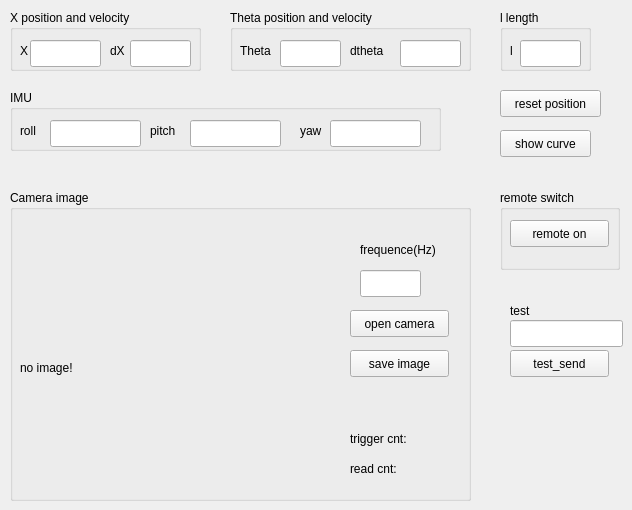
    <widget class="QWidget" name="tab_2">
     <attribute name="title">
      <string>Sensor Data</string>
     </attribute>
     <widget class="QGroupBox" name="groupBox">
      <property name="geometry">
       <rect>
        <x>10</x>
        <y>10</y>
        <width>191</width>
        <height>61</height>
       </rect>
      </property>
      <property name="title">
       <string>X position and velocity</string>
      </property>
      <widget class="QLabel" name="label">
       <property name="geometry">
        <rect>
         <x>10</x>
         <y>30</y>
         <width>21</width>
         <height>21</height>
        </rect>
       </property>
       <property name="text">
        <string>X</string>
       </property>
      </widget>
      <widget class="QLineEdit" name="lineEdit_X">
       <property name="geometry">
        <rect>
         <x>20</x>
         <y>30</y>
         <width>71</width>
         <height>27</height>
        </rect>
       </property>
      </widget>
      <widget class="QLineEdit" name="lineEdit_dX">
       <property name="geometry">
        <rect>
         <x>120</x>
         <y>30</y>
         <width>61</width>
         <height>27</height>
        </rect>
       </property>
      </widget>
      <widget class="QLabel" name="label_2">
       <property name="geometry">
        <rect>
         <x>100</x>
         <y>30</y>
         <width>21</width>
         <height>21</height>
        </rect>
       </property>
       <property name="text">
        <string>dX</string>
       </property>
      </widget>
     </widget>
     <widget class="QGroupBox" name="groupBox_2">
      <property name="geometry">
       <rect>
        <x>230</x>
        <y>10</y>
        <width>241</width>
        <height>61</height>
       </rect>
      </property>
      <property name="title">
       <string>Theta position and velocity</string>
      </property>
      <widget class="QLabel" name="label_3">
       <property name="geometry">
        <rect>
         <x>10</x>
         <y>30</y>
         <width>51</width>
         <height>21</height>
        </rect>
       </property>
       <property name="text">
        <string>Theta</string>
       </property>
      </widget>
      <widget class="QLineEdit" name="lineEdit_theta">
       <property name="geometry">
        <rect>
         <x>50</x>
         <y>30</y>
         <width>61</width>
         <height>27</height>
        </rect>
       </property>
      </widget>
      <widget class="QLineEdit" name="lineEdit_dtheta">
       <property name="geometry">
        <rect>
         <x>170</x>
         <y>30</y>
         <width>61</width>
         <height>27</height>
        </rect>
       </property>
      </widget>
      <widget class="QLabel" name="label_4">
       <property name="geometry">
        <rect>
         <x>120</x>
         <y>30</y>
         <width>51</width>
         <height>21</height>
        </rect>
       </property>
       <property name="text">
        <string>dtheta</string>
       </property>
      </widget>
     </widget>
     <widget class="QPushButton" name="show_data_analysis_pushButton">
      <property name="geometry">
       <rect>
        <x>500</x>
        <y>130</y>
        <width>91</width>
        <height>27</height>
       </rect>
      </property>
      <property name="text">
       <string>show curve</string>
      </property>
     </widget>
     <widget class="QLineEdit" name="lineEdit_test">
      <property name="geometry">
       <rect>
        <x>510</x>
        <y>320</y>
        <width>113</width>
        <height>27</height>
       </rect>
      </property>
     </widget>
     <widget class="QLabel" name="label_9">
      <property name="geometry">
       <rect>
        <x>510</x>
        <y>300</y>
        <width>31</width>
        <height>21</height>
       </rect>
      </property>
      <property name="text">
       <string>test</string>
      </property>
     </widget>
     <widget class="QPushButton" name="test_pushButton">
      <property name="geometry">
       <rect>
        <x>510</x>
        <y>350</y>
        <width>99</width>
        <height>27</height>
       </rect>
      </property>
      <property name="text">
       <string>test_send</string>
      </property>
     </widget>
     <widget class="QGroupBox" name="groupBox_3">
      <property name="geometry">
       <rect>
        <x>10</x>
        <y>190</y>
        <width>461</width>
        <height>311</height>
       </rect>
      </property>
      <property name="title">
       <string>Camera image</string>
      </property>
      <widget class="QLabel" name="camer_label">
       <property name="geometry">
        <rect>
         <x>10</x>
         <y>50</y>
         <width>306</width>
         <height>256</height>
        </rect>
       </property>
       <property name="text">
        <string>no image!</string>
       </property>
      </widget>
      <widget class="QPushButton" name="camera_pushButton">
       <property name="geometry">
        <rect>
         <x>340</x>
         <y>120</y>
         <width>99</width>
         <height>27</height>
        </rect>
       </property>
       <property name="text">
        <string>open camera</string>
       </property>
      </widget>
      <widget class="QPushButton" name="save_image_pushButton">
       <property name="geometry">
        <rect>
         <x>340</x>
         <y>160</y>
         <width>99</width>
         <height>27</height>
        </rect>
       </property>
       <property name="text">
        <string>save image</string>
       </property>
      </widget>
      <widget class="QLabel" name="camera_trigger_cnt_label">
       <property name="geometry">
        <rect>
         <x>340</x>
         <y>240</y>
         <width>131</width>
         <height>17</height>
        </rect>
       </property>
       <property name="text">
        <string>trigger cnt:</string>
       </property>
      </widget>
      <widget class="QLabel" name="camera_read_cnt_label">
       <property name="geometry">
        <rect>
         <x>340</x>
         <y>270</y>
         <width>131</width>
         <height>17</height>
        </rect>
       </property>
       <property name="text">
        <string>read cnt:</string>
       </property>
      </widget>
      <widget class="QLineEdit" name="sample_frequence_lineEdit">
       <property name="geometry">
        <rect>
         <x>350</x>
         <y>80</y>
         <width>61</width>
         <height>27</height>
        </rect>
       </property>
      </widget>
      <widget class="QLabel" name="label_35">
       <property name="geometry">
        <rect>
         <x>350</x>
         <y>50</y>
         <width>101</width>
         <height>20</height>
        </rect>
       </property>
       <property name="text">
        <string>frequence(Hz)</string>
       </property>
      </widget>
     </widget>
     <widget class="QGroupBox" name="groupBox_8">
      <property name="geometry">
       <rect>
        <x>500</x>
        <y>190</y>
        <width>120</width>
        <height>80</height>
       </rect>
      </property>
      <property name="title">
       <string>remote switch</string>
      </property>
      <widget class="QPushButton" name="remote_switch_pushButton">
       <property name="geometry">
        <rect>
         <x>10</x>
         <y>30</y>
         <width>99</width>
         <height>27</height>
        </rect>
       </property>
       <property name="text">
        <string>remote on</string>
       </property>
      </widget>
     </widget>
     <widget class="QPushButton" name="reset_position_pushButton">
      <property name="geometry">
       <rect>
        <x>500</x>
        <y>90</y>
        <width>101</width>
        <height>27</height>
       </rect>
      </property>
      <property name="text">
       <string>reset position</string>
      </property>
     </widget>
     <widget class="QGroupBox" name="groupBox_9">
      <property name="geometry">
       <rect>
        <x>10</x>
        <y>90</y>
        <width>431</width>
        <height>61</height>
       </rect>
      </property>
      <property name="title">
       <string>IMU</string>
      </property>
      <widget class="QLabel" name="label_15">
       <property name="geometry">
        <rect>
         <x>10</x>
         <y>30</y>
         <width>31</width>
         <height>21</height>
        </rect>
       </property>
       <property name="text">
        <string>roll</string>
       </property>
      </widget>
      <widget class="QLineEdit" name="lineEdit_roll">
       <property name="geometry">
        <rect>
         <x>40</x>
         <y>30</y>
         <width>91</width>
         <height>27</height>
        </rect>
       </property>
      </widget>
      <widget class="QLineEdit" name="lineEdit_pitch">
       <property name="geometry">
        <rect>
         <x>180</x>
         <y>30</y>
         <width>91</width>
         <height>27</height>
        </rect>
       </property>
      </widget>
      <widget class="QLabel" name="label_16">
       <property name="geometry">
        <rect>
         <x>140</x>
         <y>30</y>
         <width>41</width>
         <height>21</height>
        </rect>
       </property>
       <property name="text">
        <string>pitch</string>
       </property>
      </widget>
      <widget class="QLabel" name="label_17">
       <property name="geometry">
        <rect>
         <x>290</x>
         <y>30</y>
         <width>31</width>
         <height>21</height>
        </rect>
       </property>
       <property name="text">
        <string>yaw</string>
       </property>
      </widget>
      <widget class="QLineEdit" name="lineEdit_yaw">
       <property name="geometry">
        <rect>
         <x>320</x>
         <y>30</y>
         <width>91</width>
         <height>27</height>
        </rect>
       </property>
      </widget>
     </widget>
     <widget class="QGroupBox" name="groupBox_11">
      <property name="geometry">
       <rect>
        <x>500</x>
        <y>10</y>
        <width>91</width>
        <height>61</height>
       </rect>
      </property>
      <property name="title">
       <string>l length</string>
      </property>
      <widget class="QLabel" name="label_24">
       <property name="geometry">
        <rect>
         <x>10</x>
         <y>30</y>
         <width>16</width>
         <height>21</height>
        </rect>
       </property>
       <property name="text">
        <string>l</string>
       </property>
      </widget>
      <widget class="QLineEdit" name="lineEdit_l">
       <property name="geometry">
        <rect>
         <x>20</x>
         <y>30</y>
         <width>61</width>
         <height>27</height>
        </rect>
       </property>
      </widget>
     </widget>
    </widget>
